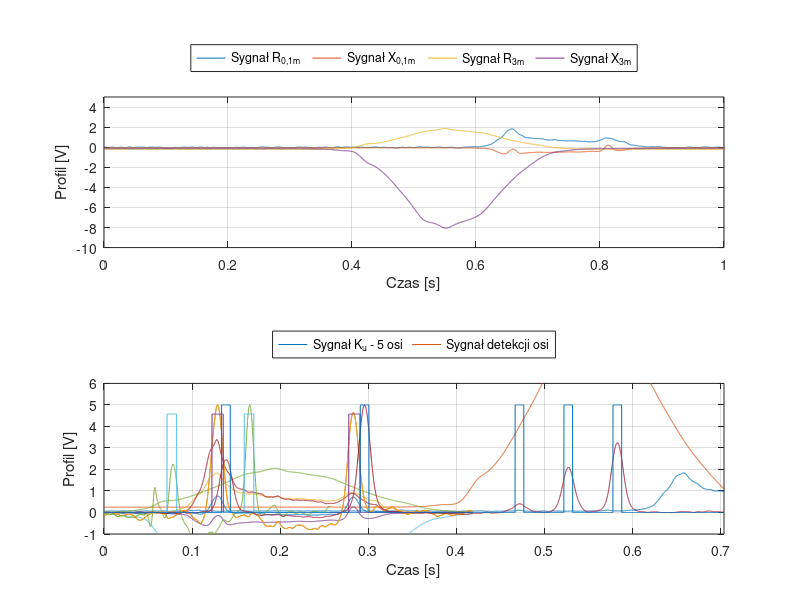

This figure's MATLAB source:
%% sygnaly wejsciowe
close all;
clear all;
load('sygnaly-wejsciowe')
% R01 = log(:, 1)';
% X01 = log(:, 2)';
% R3 = log(:, 3)';
% X3 = log(:, 4)';
dt = 10e-5; 
t = dt:dt:2;
subplot(2,1, 1);
plot(t, R01)
hold on
plot(t, X01)
plot(t, R3)
plot(t, X3)
xlabel('Czas [s]')
ylabel('Profil [V]')
legend('Sygnał R_{0,1m}', 'Sygnał X_{0,1m}', 'Sygnał R_{3m}', 'Sygnał X_{3m}', ...
    'Location','northoutside','Orientation','horizontal')
axis([0 1 -10 5])
grid on;
subplot(2, 1, 2);
plot(t, sqrt(R01 .^2 + X01.^2))
hold on;
plot(t, sqrt(R3 .^2 + X3.^2))
xlabel('Czas [s]')
ylabel('Profil [V]')
legend('Sygnał (R_{0,1m}^{2} + X_{0,1m}^{2})^{0.5}', 'Sygnał (R_{3m}^{2} + X_{m}^{2})^{0.5}', ...
    'Location','northoutside','Orientation','horizontal')
axis([0 1 0 10])
grid on;

%% przetwarzanie wstepne
close all;
clear all;
load('sygnaly-przetwarzanie')
% R01 = log(:, 1)';
% X01 = log(:, 2)';
% R3 = log(:, 3)';
% X3 = log(:, 4)';
dt = 10e-5; 
% t = dt:dt:(dt * size(R01, 1));
t = (1:size(R01, 2)) * dt;
% subplot(2,1, 1);
plot(t, R01)
hold on
plot(t, X01)
plot(t, R3)
plot(t, X3)
xlabel('Czas [s]')
ylabel('Profil [V]')
legend('Sygnał R_{0,1m}', 'Sygnał X_{0,1m}', 'Sygnał R_{3m}', 'Sygnał X_{3m}', ...
    'Location','northoutside','Orientation','horizontal')
axis([0 t(end) -10 5])
grid on;
%% algorytm 1
close all;
clear all;
load('sygnaly-m-kp-ku')
% M = log(:, 1)';
% Kp = log(:, 2)';
% Ku = log(:, 3)';
dt = 10e-5;
t = (1:size(M, 2)) * dt;
plot(t, M)
hold on;
plot(t, Kp)
plot(t, Ku)
xlabel('Czas [s]')
ylabel('Profil [V]')
legend('Sygnał M', 'Sygnał K_{p}', 'Sygnał K_{u}', ...
    'Location','northoutside','Orientation','horizontal')
axis([0 t(end) -1 6])
grid on;

%% algorytm ku piezo
close all;
clear all;
load('sygnaly-ku-piezo')
% Ku = log(:, 1)';
% piezo = log(:, 2)';
dt = 10e-5;
t = (1:size(Ku, 2)) * dt;
plot(t, Ku)
hold on;
plot(t, piezo)
xlabel('Czas [s]')
ylabel('Profil [V]')
legend('Sygnał K_{u}', 'Sygnał piezo', ...
    'Location','northoutside','Orientation','horizontal')
axis([0 t(end) -1 6])
grid on;

%% algorytm brakujace ku piezo
close all;
clear all;
load('sygnaly-ku-piezo-brakujace')
% Ku = log(:, 1)';
% piezo = log(:, 2)';
dt = 10e-5;
t = (1:size(Ku, 2)) * dt;
plot(t, Ku)
hold on;
plot(t, piezo)
xlabel('Czas [s]')
ylabel('Profil [V]')
legend('Sygnał K_{u}', 'Sygnał piezo', ...
    'Location','northoutside','Orientation','horizontal')
axis([0 t(end) -2 6])
grid on;

%% algorytm podniesiona ku piezo
close all;
clear all;
load('sygnaly-ku-piezo-podniesiona')
dt = 10e-5;
t = (1:size(Ku_4, 1)) * dt;
% subplot(2,1, 1);
% plot(t, Ku_4)
% hold on;
% plot(t, Piezo)
% xlabel('Czas [s]')
% ylabel('Wartość [V]')
% legend('Sygnał K_{u} - 4 osie', 'Sygnał piezo', ...
%     'Location','northoutside','Orientation','horizontal')
% axis([0 t(end) -1 6])
% grid on;

nowe_piezo = zeros(size(Ku_5));
for i =1:size(Ku_5)
    if min(abs(osie - i)) < 50
        nowe_piezo(i) = 5;
    else
        nowe_piezo(i) = 0;
    end;
end;
% subplot(2,1, 2);
plot(t, Ku_5)
hold on;
plot(t, nowe_piezo)
xlabel('Czas [s]')
ylabel('Profil [V]')
legend('Sygnał K_{u} - 5 osi', 'Sygnał detekcji osi', ...
    'Location','northoutside','Orientation','horizontal')
axis([0 t(end) -1 6])
grid on;

